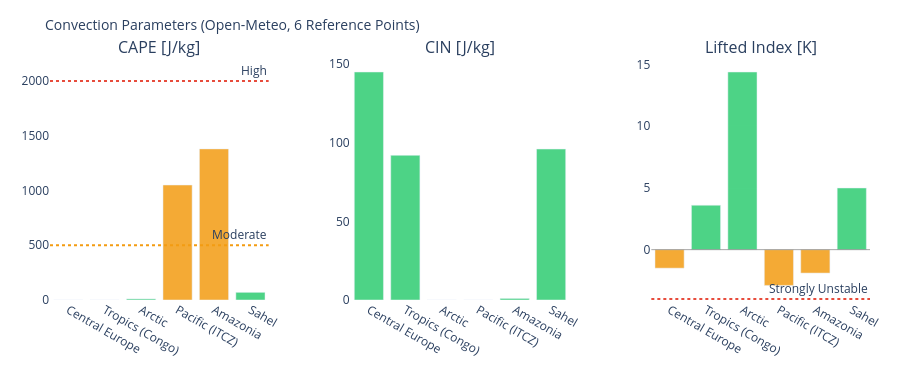

The notebook cell this image was saved under:
### Markdown cell above
---
## 3. Visualizations

### Code cell
# ============================================================
# CAPE / CIN / LIFTED INDEX – Convection potential
# ============================================================

if not df_atm.empty:
    fig = make_subplots(
        rows=1, cols=3,
        subplot_titles=['CAPE [J/kg]', 'CIN [J/kg]', 'Lifted Index [K]'],
        horizontal_spacing=0.1
    )
    pts = df_atm['point'].tolist()
    pt_colors = ['#E85D24','#185FA5','#888780','#378ADD','#639922','#F2A623']

    # CAPE – höher = mehr Gewitterpotential
    cape_vals = df_atm['cape'].fillna(0).tolist()
    cape_colors = ['#e74c3c' if v > 2000 else '#f39c12' if v > 500 else '#2ecc71'
                   for v in cape_vals]
    fig.add_trace(go.Bar(x=pts, y=cape_vals, marker_color=cape_colors,
                         opacity=0.85, showlegend=False), row=1, col=1)
    fig.add_hline(y=2000, line_dash='dot', line_color='#e74c3c',
                  annotation_text='High', row=1, col=1)
    fig.add_hline(y=500,  line_dash='dot', line_color='#f39c12',
                  annotation_text='Moderate', row=1, col=1)

    # CIN – negativer = stärker gedeckelt (weniger Auslöse)
    cin_vals = df_atm['cin'].fillna(0).tolist()
    cin_colors = ['#e74c3c' if v < -200 else '#f39c12' if v < -50 else '#2ecc71'
                  for v in cin_vals]
    fig.add_trace(go.Bar(x=pts, y=cin_vals, marker_color=cin_colors,
                         opacity=0.85, showlegend=False), row=1, col=2)

    # Lifted Index – negativ = instabil
    li_vals = df_atm['li'].fillna(0).tolist()
    li_colors = ['#e74c3c' if v < -4 else '#f39c12' if v < 0 else '#2ecc71'
                 for v in li_vals]
    fig.add_trace(go.Bar(x=pts, y=li_vals, marker_color=li_colors,
                         opacity=0.85, showlegend=False), row=1, col=3)
    fig.add_hline(y=0, line_color='gray', line_width=0.7, row=1, col=3)
    fig.add_hline(y=-4, line_dash='dot', line_color='#e74c3c',
                  annotation_text='Strongly Unstable', row=1, col=3)

    fig.update_layout(
        title=dict(text='Convection Parameters (Open-Meteo, 6 Reference Points)', font=dict(size=14)),
        height=380, plot_bgcolor='rgba(0,0,0,0)', paper_bgcolor='rgba(0,0,0,0)',
        margin=dict(l=50, r=30, t=60, b=80)
    )
    fig.update_xaxes(tickangle=30)
    fig.show()

### Figure 1 — Plotly figure (JSON) as saved in the notebook; plotly's stock layout.template omitted (floating-point values rounded to 4 significant figures)
{"data": [{"marker": {"color": ["#2ecc71", "#2ecc71", "#2ecc71", "#f39c12", "#f39c12", "#2ecc71"]}, "opacity": 0.85, "showlegend": false, "type": "bar", "x": ["Central Europe", "Tropics (Congo)", "Arctic", "Pacific (ITCZ)", "Amazonia", "Sahel"], "xaxis": "x", "y": [0.0, 0.0, 10.0, 1050.0, 1380.0, 70.0], "yaxis": "y"}, {"marker": {"color": ["#2ecc71", "#2ecc71", "#2ecc71", "#2ecc71", "#2ecc71", "#2ecc71"]}, "opacity": 0.85, "showlegend": false, "type": "bar", "x": ["Central Europe", "Tropics (Congo)", "Arctic", "Pacific (ITCZ)", "Amazonia", "Sahel"], "xaxis": "x2", "y": [145.0, 92.0, 0.0, 0.0, 1.0, 96.0], "yaxis": "y2"}, {"marker": {"color": ["#f39c12", "#2ecc71", "#2ecc71", "#f39c12", "#f39c12", "#2ecc71"]}, "opacity": 0.85, "showlegend": false, "type": "bar", "x": ["Central Europe", "Tropics (Congo)", "Arctic", "Pacific (ITCZ)", "Amazonia", "Sahel"], "xaxis": "x3", "y": [-1.5, 3.6, 14.4, -2.9, -1.9, 5.0], "yaxis": "y3"}], "layout": {"annotations": [{"font": {"size": 16}, "showarrow": false, "text": "CAPE [J/kg]", "x": 0.1333, "xanchor": "center", "xref": "paper", "y": 1.0, "yanchor": "bottom", "yref": "paper"}, {"font": {"size": 16}, "showarrow": false, "text": "CIN [J/kg]", "x": 0.5, "xanchor": "center", "xref": "paper", "y": 1.0, "yanchor": "bottom", "yref": "paper"}, {"font": {"size": 16}, "showarrow": false, "text": "Lifted Index [K]", "x": 0.8667, "xanchor": "center", "xref": "paper", "y": 1.0, "yanchor": "bottom", "yref": "paper"}, {"showarrow": false, "text": "High", "x": 1, "xanchor": "right", "xref": "x domain", "y": 2000, "yanchor": "bottom", "yref": "y"}, {"showarrow": false, "text": "Moderate", "x": 1, "xanchor": "right", "xref": "x domain", "y": 500, "yanchor": "bottom", "yref": "y"}, {"showarrow": false, "text": "Strongly Unstable", "x": 1, "xanchor": "right", "xref": "x3 domain", "y": -4, "yanchor": "bottom", "yref": "y3"}], "height": 380, "margin": {"b": 80, "l": 50, "r": 30, "t": 60}, "paper_bgcolor": "rgba(0,0,0,0)", "plot_bgcolor": "rgba(0,0,0,0)", "shapes": [{"line": {"color": "#e74c3c", "dash": "dot"}, "type": "line", "x0": 0, "x1": 1, "xref": "x domain", "y0": 2000, "y1": 2000, "yref": "y"}, {"line": {"color": "#f39c12", "dash": "dot"}, "type": "line", "x0": 0, "x1": 1, "xref": "x domain", "y0": 500, "y1": 500, "yref": "y"}, {"line": {"color": "gray", "width": 0.7}, "type": "line", "x0": 0, "x1": 1, "xref": "x3 domain", "y0": 0, "y1": 0, "yref": "y3"}, {"line": {"color": "#e74c3c", "dash": "dot"}, "type": "line", "x0": 0, "x1": 1, "xref": "x3 domain", "y0": -4, "y1": -4, "yref": "y3"}], "title": {"font": {"size": 14}, "text": "Convection Parameters (Open-Meteo, 6 Reference Points)"}, "xaxis": {"anchor": "y", "domain": [0.0, 0.2667], "tickangle": 30}, "xaxis2": {"anchor": "y2", "domain": [0.3667, 0.6333], "tickangle": 30}, "xaxis3": {"anchor": "y3", "domain": [0.7333, 1.0], "tickangle": 30}, "yaxis": {"anchor": "x", "domain": [0.0, 1.0]}, "yaxis2": {"anchor": "x2", "domain": [0.0, 1.0]}, "yaxis3": {"anchor": "x3", "domain": [0.0, 1.0]}}}
